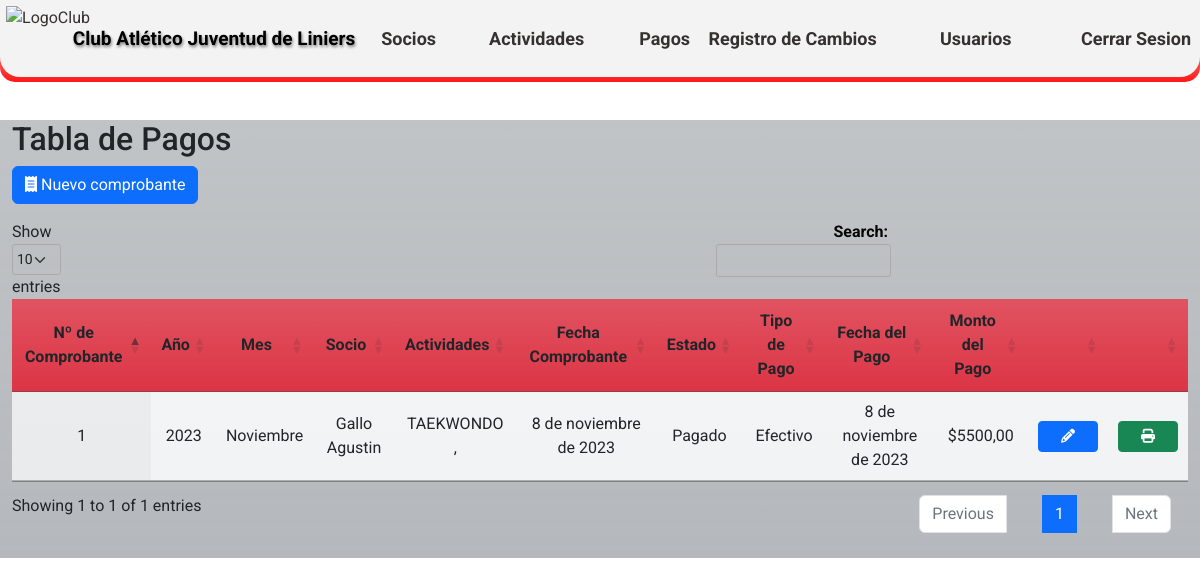
/pagos/ (signed in), run on an earlier commit of the app's database.
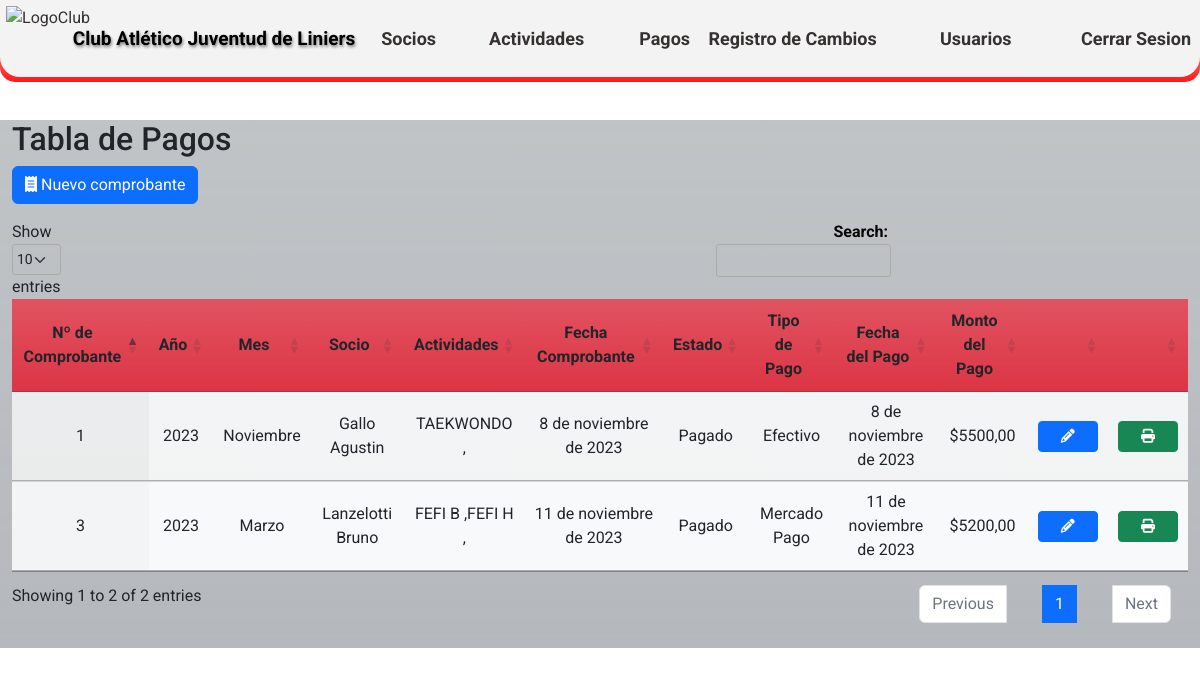
And on a later commit of the database.
### CAJL/aplications/payments/models.py (models this page shows, shortened)
class payments (models.Model):
    EST_CHOICES =(
        ('0','Pagado'),
        ('1','Pago Parcial'),
        ('2','No Definido'),
    )
    TIP_CHOICES =(
        ('0','Efectivo'),
        ('1','Mercado Pago'),
        ('2','Transferencia'),
        ('3','No Definido'),
    )
    MES_CHOICES =(
        ('0', 'Enero'),
        ('1', 'Febrero'),
        ('2', 'Marzo'),
        ('3', 'Abril'),
        ('4', 'Mayo'),
        ('5', 'Junio'),
        ('6', 'Julio'),
        ('7', 'Agosto'),
        ('8', 'Septiembre'),
        ('9', 'Octubre'),
        ('10', 'Noviembre'),
        ('11', 'Diciembre'),
    )
    fecha_comprobante = models.DateField('Fecha del comprobante')
    anio = models.IntegerField('Año facturado', blank=True)
    mes = models.CharField('Mes facturado',max_length=2,choices=MES_CHOICES, blank=True)
    socio = models.ForeignKey(partners, on_delete=models.CASCADE)
    actividades = models.ManyToManyField(activities)
    observacion = models.CharField('Observacion',max_length=50, blank=True)
    estado = models.CharField('Estado',max_length=1, choices=EST_CHOICES)
    tipo_pago = models.CharField('Tipo de pago',max_length=1, choices=TIP_CHOICES)
    nombre_quien_paga = models.CharField ('Nombre de la persona que paga', max_length=30, blank=True)
    fecha_pago = models.DateField ('Fecha del pago')
    monto_pago = models.DecimalField('Monto del pago',max_digits=10, decimal_places=2)
    user = models.ForeignKey(User, on_delete=models.CASCADE)
    class Meta:
        verbose_name = 'Pago'
        verbose_name_plural = 'Pagos del club'
        ordering = ['-fecha_comprobante']

### CAJL/aplications/partners/models.py (models this page shows, shortened)
class partners (models.Model):
    nombre_completo = models.CharField('Nombre completo', max_length=50, validators=[letters_only_validator], blank=True)
    dni = models.IntegerField('DNI',blank=True)
    fecha_nacimiento = models.DateField('Fecha de nacimiento',blank=True, null=True)
    direccion = models.CharField('Dirección', max_length=50, blank=True)
    DISTRICT_CHOICES = location.LOC_CHOICES
    distrito = models.CharField('Distrito',max_length=2, choices=DISTRICT_CHOICES, blank=True)
    localidad = models.ForeignKey(location, on_delete=models.CASCADE, blank=True)
    telefono1 = models.CharField('Teléfono 1',max_length=15, blank=True)
    telefono2 = models.CharField('Teléfono 2',max_length=15,blank=True)
    actividades = models.ManyToManyField(activities)
    correo = models.EmailField('Email',max_length=40,blank=True)
    descripcion = models.CharField('Descripción',max_length=50, blank=True)
    apto_fisico = models.BooleanField('Apto físico',default=False)
    fecha_emisión_apto_físico = models.DateField ('Fecha de emisión del apto físico',blank=True, null=True)
    fecha_emisión_fichaje = models.DateField ('Fecha de emisión del fichaje',blank=True, null=True)
    compite = models.BooleanField('Fichado',default=False)
    socio_activo = models.BooleanField('Socio activo',default=False)
    user = models.ForeignKey(User, on_delete=models.CASCADE)
    class Meta:
        verbose_name = 'Socio'
        verbose_name_plural = 'Socios del club'
        ordering = ['id']

### CAJL/aplications/activities/models.py (models this page shows, shortened)
class activities (models.Model):
    ACTIV_CHOICES =(
        ('0', 'Mensual'),
        ('1', 'Porcentaje'),
        ('2', 'Alquiler'),
    )
    nombre_actividad = models.CharField ('Nombre de la actividad',max_length=30)
    tipo_actividad = models.CharField('Tipo de la actividad',max_length=2, choices=ACTIV_CHOICES, default='0')
    descripcion = models.CharField('Descripción', max_length=50, blank=True)
    user = models.ForeignKey(User, on_delete=models.CASCADE)
    class Meta:
        verbose_name = 'Actividad'
        verbose_name_plural = 'Actividades del club'
        ordering = ['id']

### CAJL/aplications/payments/views.py (the view)
# urls.py: path('pagos/', views.payments_list, name='payments_list'),
@login_required
def payments_list(request):
    payments_data = payments.objects.all()
    context = {'payments_data': payments_data}
    return render(request, 'payments/payments_list.html', context)

### templates/payments/payments_list.html (shortened to what this page needs)
{% extends 'loginregister/base.html' %}
{% block content %}
{% load static %}
<!DOCTYPE html>
<html>
<head>
    <link rel="stylesheet" type="text/css" href={% static 'css/Estilos_DT.css' %} media="screen">
    <link rel="stylesheet" href="https://cdnjs.cloudflare.com/ajax/libs/font-awesome/6.2.0/css/all.min.css"/>
    <link rel="stylesheet" type="text/css" href="https://cdn.datatables.net/1.10.25/css/jquery.dataTables.min.css">
</head>
<body>
    <br>
    <br>
    <br>
    <br>
    <div class="container h-60 my-4">
        <div class="row">
            <div class="col-xl-12 bg-secondary bg-gradient bg-opacity-50">
                <h2>Tabla de Pagos</h2>
                <div class="row mb-3">
                    <div class="col-md-6">
                        <button id="btn_Comprobante" class="btn btn-primary"><i class="fa-solid fa-receipt"></i></i> Nuevo comprobante</button>
                    </div>
                </div>
            <table id="payments-table" class="display table table-striped">
                <thead>
                    <tr class="bg-danger bg-gradient">
                        <th class="centered bg-danger bg-gradient">Nº de Comprobante</th>
                        <th class="centered bg-danger bg-gradient">Año</th>
                        <th class="centered bg-danger bg-gradient">Mes</th>
                        <th class="centered bg-danger bg-gradient">Socio</th>
                        <th class="centered bg-danger bg-gradient">Actividades</th>
                        <th class="centered bg-danger bg-gradient">Fecha Comprobante</th>
                        <th class="centered bg-danger bg-gradient">Estado</th>
                        <th class="centered bg-danger bg-gradient">Tipo de Pago</th>
                        <th class="centered bg-danger bg-gradient">Fecha del Pago</th>
                        <th class="centered bg-danger bg-gradient">Monto del Pago</th>
                        <th class="centered bg-danger bg-gradient"></th>
                        <th class="centered bg-danger bg-gradient"></th>
                    </tr>
                </thead>
                <tbody class="bg-light bg-gradient">
                        {% for payment in payments_data %}
                    <tr>
                        <td class="centered">{{ payment.id}}</td>
                        <td class="centered">{{ payment.anio}}</td>
                        <td class="centered">{{ payment.get_mes_display}}</td>
                        <td class="centered">{{ payment.socio.nombre_completo }}</td>
                        <td class="centered">{% for actividad in payment.actividades.all %}{{ actividad.nombre_actividad }} ,{% endfor %}</td>
                        <td class="centered">{{ payment.fecha_comprobante }}</td>
                        <td class="centered">{{ payment.get_estado_display }}</td>
                        <td class="centered">{{ payment.get_tipo_pago_display }}</td>
                        <td class="centered">{{ payment.fecha_pago }}</td>
                        <td class="centered">${{ payment.monto_pago }}</td>
                        <td class="centered">
                            <a href={% url 'detalles_comprobante' payments_id=payment.id %} class="btn btn-sm btn-primary btn-custom-width">
                                <i class="fas fa-pencil-alt"></i>
                            </a>
                        </td>
                        <td class="centered">
                            <a href={% url 'imprimir_comprobante' payments_id=payment.id %} class="btn btn-sm btn-success btn-custom-width">
                                <i class="fas fa-print"></i>
                            </a>
                        </td>
                    </tr>
                        {% endfor %}
                </tbody>
            </table>
        </div>
    </div>
</div>
</body>
</html>
{% endblock %}

What changed in the data, as far as the page shows it:
added payments: id "3", anio "2023", mes "Marzo", socio.nombre_completo "Lanzelotti Bruno", fecha_comprobante "11 de noviembre de 2023", estado "Pagado", tipo_pago "Mercado Pago", fecha_pago "11 de noviembre de 2023", monto_pago "5200,00"
now on this page (row unchanged): activities: nombre_actividad "FEFI B", shown under "3"
now on this page (row unchanged): activities: nombre_actividad "FEFI H", shown under "3"
Also different on the page:
text written by a page script: "Show entries Search: Showing 1 to 1 of 1 entries Previous 1 Next" → "Show entries Search: Showing 1 to 2 of 2 entries Previous 1 Next"
